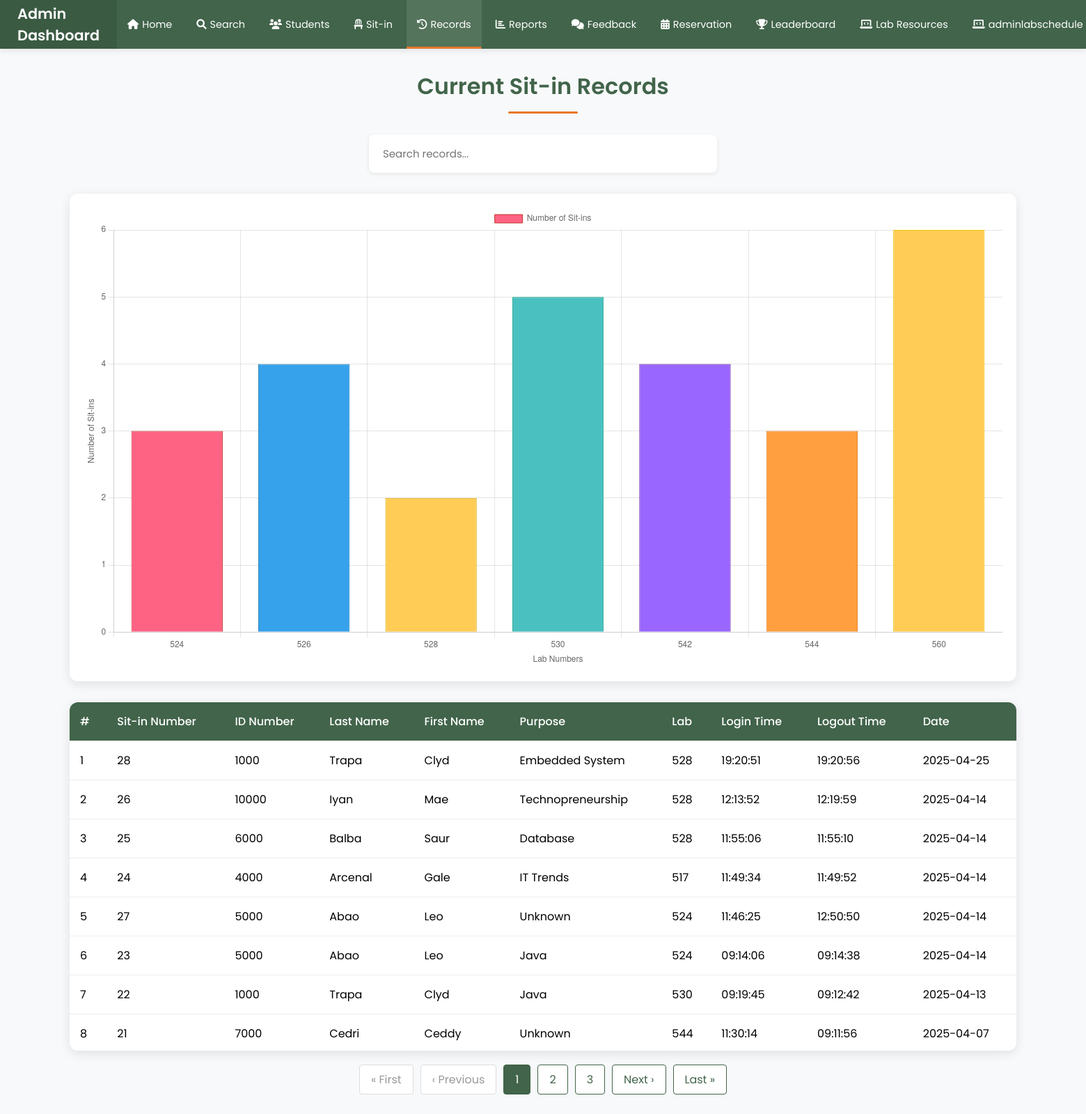
The page /view-sit-in-records on the database its author committed.
### tables this page shows
CREATE TABLE sit_in_records (
            id INTEGER PRIMARY KEY AUTOINCREMENT,
            id_number TEXT NOT NULL,
            purpose TEXT NOT NULL,
            lab TEXT NOT NULL,
            login_time TEXT NOT NULL,
            logout_time TEXT,
            date TEXT NOT NULL, feedback_submitted INTEGER DEFAULT 0,
            FOREIGN KEY (id_number) REFERENCES users(idno)
        );

CREATE TABLE users (
            id INTEGER PRIMARY KEY AUTOINCREMENT,
            idno TEXT UNIQUE NOT NULL,
            firstname TEXT NOT NULL,
            lastname TEXT NOT NULL,
            middlename TEXT,
            course TEXT,
            year_level TEXT,
            email_address TEXT,
            password TEXT NOT NULL,
            role TEXT DEFAULT 'student',
            remaining_sessions INTEGER DEFAULT 0,
            profile_pic TEXT
        , points INTEGER DEFAULT 0);

### app.py (the view)
@app.route('/view-sit-in-records')
@app.route('/view-sit-in-records/<int:page>')
def sit_in_records(page=1):
    per_page = 10  # Number of records per page
    conn = sqlite3.connect("users.db")
    cursor = conn.cursor()
    cursor.execute("""
        SELECT COUNT(*)
        FROM sit_in_records s
        JOIN users u ON s.id_number = u.idno
    """)
    total_records = cursor.fetchone()[0]
    total_pages = (total_records + per_page - 1) // per_page
    page = max(1, min(page, total_pages)) if total_pages > 0 else 1
    cursor.execute("""
        SELECT
            s.id,
            s.id_number,
            u.lastname,
            u.firstname,
            s.purpose,
            s.lab,
            s.login_time,
            s.logout_time,
            s.date
        FROM sit_in_records s
        JOIN users u ON s.id_number = u.idno
        ORDER BY s.date DESC, s.login_time DESC
        LIMIT ? OFFSET ?
    """, (per_page, (page - 1) * per_page))
    records = cursor.fetchall()
    conn.close()
    return render_template('sit_in_records.html',
                         records=records,
                         page=page,
                         per_page=per_page,
                         total_pages=total_pages)

### templates/sit_in_records.html (shortened to what this page needs)
<!DOCTYPE html>
<html lang="en">
<head>
    <link rel="stylesheet" href="https://cdnjs.cloudflare.com/ajax/libs/font-awesome/6.0.0/css/all.min.css">
</head>
<body>
    <div class="navbar">
        <div class="logo">Admin Dashboard</div>
        <ul class="nav-links">
            <li><a href="{{ url_for('admin_dashboard') }}"><i class="fas fa-home"></i> Home</a></li>
            <li><a href="{{ url_for('search') }}"><i class="fas fa-search"></i> Search</a></li>
            <li><a href="{{ url_for('students') }}"><i class="fas fa-users"></i> Students</a></li>
            <li><a href="{{ url_for('current_sit_in') }}"><i class="fas fa-chair"></i> Sit-in</a></li>
            <li><a href="{{ url_for('sit_in_records') }}" class="active"><i class="fas fa-history"></i> Records</a></li>
            <li><a href="{{ url_for('sit_in_report') }}"><i class="fas fa-chart-bar"></i> Reports</a></li>
            <li><a href="{{ url_for('feedback_report') }}"><i class="fas fa-comments"></i> Feedback</a></li>
            <li><a href="{{ url_for('reservation') }}"><i class="fas fa-calendar-alt"></i> Reservation</a></li>
            <li><a href="{{ url_for('leaderboard') }}"><i class="fas fa-trophy"></i> Leaderboard</a></li>
            <li><a href="{{ url_for('admin_resources') }}"><i class="fas fa-laptop-code"></i> Lab Resources</a></li>
            <li><a href="{{ url_for('adminlabschedule') }}"><i class="fas fa-laptop-code"></i> adminlabschedule</a></li>
        </ul>
    </div>
    <div class="container">
        <h1 class="page-title">Current Sit-in Records</h1>
        <div class="search-container">
            <input type="text" id="searchInput" class="search-box" placeholder="Search records...">
        </div>
        <div class="chart-container">
            <canvas id="sitInChart" width="400" height="200"></canvas>
        </div>
        <div class="table-container">
            <table>
                <thead>
                    <tr>
                        <th>#</th>
                        <th>Sit-in Number</th>
                        <th>ID Number</th>
                        <th>Last Name</th>
                        <th>First Name</th>
                        <th>Purpose</th>
                        <th>Lab</th>
                        <th>Login Time</th>
                        <th>Logout Time</th>
                        <th>Date</th>
                    </tr>
                </thead>
                <tbody>
                    {% for record in records %}
                    <tr>
                        <td>{{ (page - 1) * per_page + loop.index }}</td>
                        <td>{{ record[0] }}</td>
                        <td>{{ record[1] }}</td>
                        <td>{{ record[2] }}</td>
                        <td>{{ record[3] }}</td>
                        <td>
                            {% if record[4] in ["Java", "C", "ASP.NET", "PHP", "Database", "Capstone", "Computer Application", "Digital Logic", "Embedded System", "System Integration", "IT Trends", "Project Management", "Technopreneurship"] %}
                                {{ record[4] }}
                            {% else %}
                                Unknown
                            {% endif %}
                        </td>
                        <td>{{ record[5] }}</td>
                        <td>{{ record[6] }}</td>
                        <td>{{ record[7] }}</td>
                        <td>{{ record[8] }}</td>
                    </tr>
                    {% endfor %}
                </tbody>
            </table>
        </div>
        <div class="pagination">
            {% if page > 1 %}
                <a href="{{ url_for('sit_in_records', page=1) }}">&laquo; First</a>
                <a href="{{ url_for('sit_in_records', page=page-1) }}">&lsaquo; Previous</a>
            {% else %}
                <span class="disabled">&laquo; First</span>
                <span class="disabled">&lsaquo; Previous</span>
            {% endif %}
            {% set start_page = page - 2 if page > 2 else 1 %}
            {% set end_page = start_page + 4 if (start_page + 4) <= total_pages else total_pages %}
            {% for p in range(start_page, end_page + 1) %}
                {% if p == page %}
                    <span class="active">{{ p }}</span>
                {% else %}
                    <a href="{{ url_for('sit_in_records', page=p) }}">{{ p }}</a>
                {% endif %}
            {% endfor %}
            {% if page < total_pages %}
                <a href="{{ url_for('sit_in_records', page=page+1) }}">Next &rsaquo;</a>
                <a href="{{ url_for('sit_in_records', page=total_pages) }}">Last &raquo;</a>
            {% else %}
                <span class="disabled">Next &rsaquo;</span>
                <span class="disabled">Last &raquo;</span>
            {% endif %}
        </div>
    </div>
    <script>
        var ctx = document.getElementById('sitInChart').getContext('2d');
        var sitInChart = new Chart(ctx, {
            type: 'bar',
            data: {
                labels: ["524", "526", "528", "530", "542", "544", "560"],
                datasets: [{
                    label: "Number of Sit-ins",
                    data: [3, 4, 2, 5, 4, 3, 6],
                    backgroundColor: ["#ff6384", "#36a2eb", "#ffcc56", "#4bc0c0", "#9966ff", "#ff9f40", "#ffcd56"],
                    borderColor: ["#c0392b", "#2980b9", "#d4ac0d", "#16a085", "#6a1b9a", "#e67e22", "#f1c40f"],
                    borderWidth: 1
                }]
            },
            options: {
                responsive: true,
                scales: {
                    y: {
                        beginAtZero: true,
                        title: {
                            display: true,
                            text: "Number of Sit-ins"
                        }
                    },
                    x: {
                        title: {
                            display: true,
                            text: "Lab Numbers"
                        }
                    }
                }
            }
        });
        // Add search functionality
        document.getElementById('searchInput').addEventListener('keyup', function() {
            let searchText = this.value.toLowerCase();
            let tableRows = document.querySelectorAll('table tbody tr');
            tableRows.forEach(row => {
                let text = row.textContent.toLowerCase();
                if(text.includes(searchText)) {
                    row.style.display = '';
                } else {
                    row.style.display = 'none';
                }
            });
        });
        // Add column-specific search functionality
        document.getElementById('sitInSearch').addEventListener('keyup', function() {
            let searchText = this.value.toLowerCase();
            let tableRows = document.querySelectorAll('table tbody tr');
            tableRows.forEach(row => {
                let sitInNumber = row.children[1].textContent.toLowerCase(); // Index 1 is the Sit-in Number column
                if(sitInNumber.includes(searchText)) {
                    row.style.display = '';
                } else {
                    row.style.display = 'none';
                }
            });
        });
    </script>
</body>
</html>

### templates/sit_in_records.html (style rules this page uses)
* { margin: 0; padding: 0; box-sizing: border-box; font-family: 'Poppins', sans-serif; }
body { background: #f8f9fa; min-height: 100vh; }
.navbar { background: #41644A; padding: 0; display: flex; justify-content: space-between; align-items: center; box-shadow: 0 2px 10px rgba(0, 0, 0, 0.1); height: 70px; position: sticky; top: 0; z-index: 1000; }
.logo { font-size: 1.3em; font-weight: 600; color: white; padding: 0 25px; display: flex; align-items: center; height: 100%; background: rgba(0, 0, 0, 0.1); }
.nav-links { display: flex; align-items: center; list-style: none; margin: 0; height: 100%; padding: 0; flex-grow: 1; justify-content: center; gap: 5px; }
.nav-links li { height: 100%; }
.nav-links a { color: white; text-decoration: none; padding: 0 15px; font-size: 0.9em; height: 100%; display: flex; align-items: center; transition: all 0.3s ease; white-space: nowrap; position: relative; gap: 5px; }
.nav-links a::after { content: ''; position: absolute; bottom: 0; left: 50%; transform: translateX(-50%); width: 0; height: 3px; background: #E9772B; transition: width 0.3s ease; }
.nav-links a.active { background: rgba(255, 255, 255, 0.1); }
.nav-links a.active::after { width: 100%; }
.container { max-width: 1400px; margin: 30px auto; padding: 0 20px; }
.page-title { color: #41644A; font-size: 2em; font-weight: 600; margin-bottom: 30px; text-align: center; position: relative; padding-bottom: 15px; }
.page-title::after { content: ''; position: absolute; bottom: 0; left: 50%; transform: translateX(-50%); width: 100px; height: 3px; background: #E9772B; border-radius: 3px; }
.search-container { margin: 0 auto 30px; display: flex; justify-content: center; width: 100%; max-width: 500px; background: white; border-radius: 8px; box-shadow: 0 2px 6px rgba(0, 0, 0, 0.08); }
.search-box { width: 100%; padding: 16px 20px; border: none; border-radius: 8px; font-size: 15px; color: #333; background: transparent; }
.search-box::placeholder { color: #757575; font-weight: 400; }
.chart-container { background: white; border-radius: 12px; box-shadow: 0 4px 15px rgba(0, 0, 0, 0.1); padding: 20px; margin-bottom: 30px; }
.table-container { background: white; border-radius: 12px; box-shadow: 0 4px 15px rgba(0, 0, 0, 0.1); overflow: hidden; margin-top: 20px; max-height: 500px; overflow-y: auto; position: relative; }
table { width: 100%; border-collapse: collapse; }
th, td { padding: 15px; text-align: left; border-bottom: 1px solid #eee; }
th { background: #41644A; color: white; font-weight: 500; position: sticky; top: 0; z-index: 1; }
.pagination { display: flex; justify-content: center; align-items: center; margin-top: 20px; gap: 10px; }
.pagination a, .pagination span { padding: 8px 16px; text-decoration: none; border-radius: 4px; color: #41644A; background: white; border: 1px solid #41644A; transition: all 0.3s ease; }
.pagination .active { background: #41644A; color: white; border: 1px solid #41644A; }
.pagination .disabled { color: #999; border-color: #ddd; pointer-events: none; }

### rows shown on the page
sit_in_records: (page-1)*per_page+loop.index "1", id "28", id_number "1000", lastname "Trapa", firstname "Clyd", purpose "Embedded System", lab "528", login_time "19:20:51", logout_time "19:20:56", date "2025-04-25"
sit_in_records: index "2", id "26", id_number "10000", lastname "Iyan", firstname "Mae", purpose "Technopreneurship", lab "528", login_time "12:13:52", logout_time "12:19:59", date "2025-04-14"
sit_in_records: index "3", id "25", id_number "6000", lastname "Balba", firstname "Saur", purpose "Database", lab "528", login_time "11:55:06", logout_time "11:55:10", date "2025-04-14"
sit_in_records: index "4", id "24", id_number "4000", lastname "Arcenal", firstname "Gale", purpose "IT Trends", lab "517", login_time "11:49:34", logout_time "11:49:52", date "2025-04-14"
sit_in_records: index "5", id "27", id_number "5000", lastname "Abao", firstname "Leo", purpose "Unknown", lab "524", login_time "11:46:25", logout_time "12:50:50", date "2025-04-14"
sit_in_records: index "6", id "23", id_number "5000", lastname "Abao", firstname "Leo", purpose "Java", lab "524", login_time "09:14:06", logout_time "09:14:38", date "2025-04-14"
sit_in_records: index "7", id "22", id_number "1000", lastname "Trapa", firstname "Clyd", purpose "Java", lab "530", login_time "09:19:45", logout_time "09:12:42", date "2025-04-13"
sit_in_records: index "8", id "21", id_number "7000", lastname "Cedri", firstname "Ceddy", purpose "Unknown", lab "544", login_time "11:30:14", logout_time "09:11:56", date "2025-04-07"

### other values the page prints
{{ p }} "1"
{{ p }} "2" "3"
